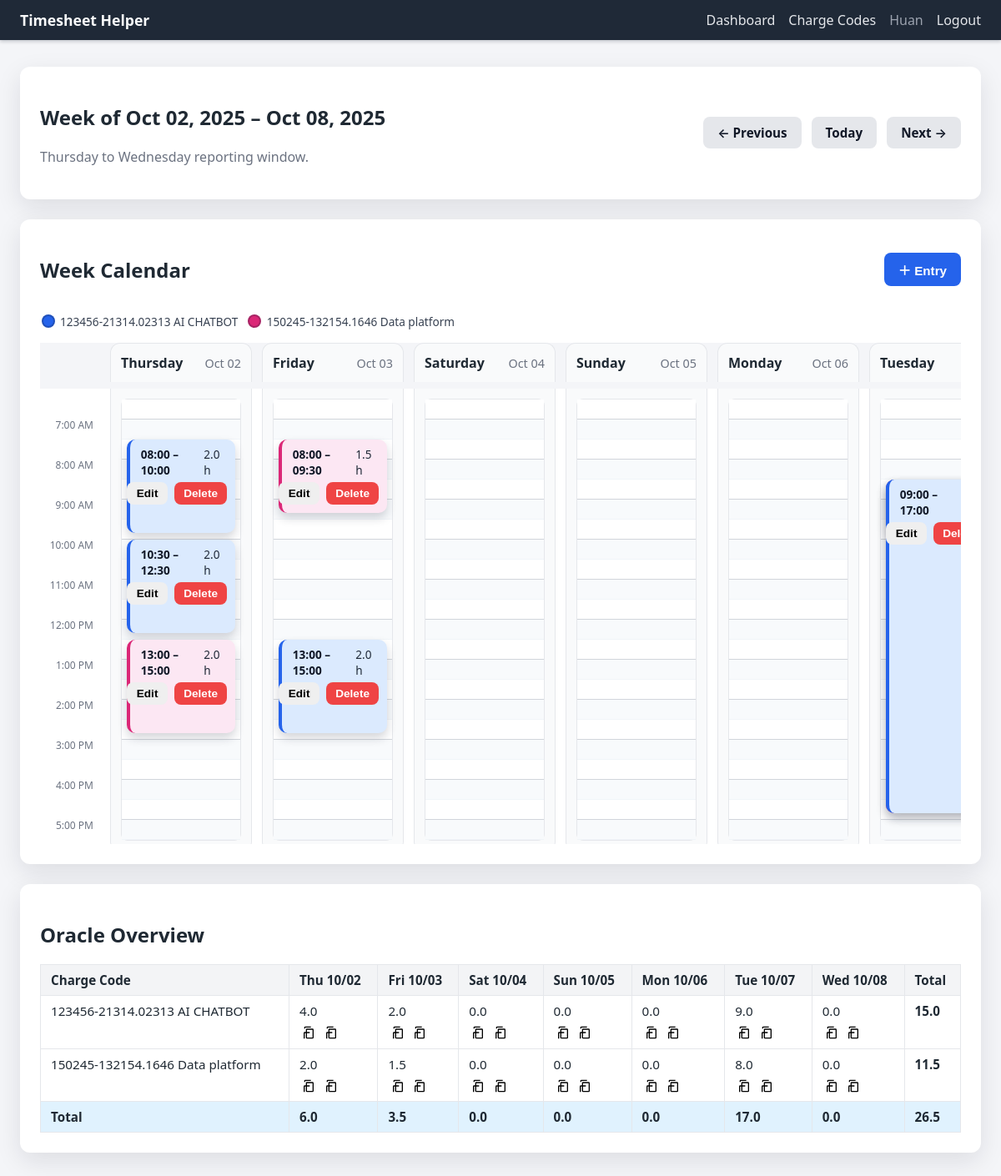
The app's page /dashboard (signed in) with its own data.
### tables this page shows
CREATE TABLE users (
                id INTEGER PRIMARY KEY AUTOINCREMENT,
                email TEXT UNIQUE NOT NULL,
                name TEXT NOT NULL,
                password_hash TEXT NOT NULL,
                created_at TEXT NOT NULL
            );

CREATE TABLE charge_codes (
                id INTEGER PRIMARY KEY AUTOINCREMENT,
                user_id INTEGER NOT NULL,
                project_number TEXT NOT NULL,
                task_number TEXT NOT NULL,
                description TEXT NOT NULL DEFAULT '', is_active INTEGER NOT NULL DEFAULT 1,
                UNIQUE(user_id, project_number, task_number),
                FOREIGN KEY(user_id) REFERENCES users(id) ON DELETE CASCADE
            );

CREATE TABLE time_entries (
                id INTEGER PRIMARY KEY AUTOINCREMENT,
                user_id INTEGER NOT NULL,
                charge_code_id INTEGER NOT NULL,
                entry_date TEXT NOT NULL,
                start_time TEXT NOT NULL,
                end_time TEXT NOT NULL,
                duration_minutes INTEGER NOT NULL,
                activity_text TEXT NOT NULL,
                created_at TEXT NOT NULL,
                updated_at TEXT NOT NULL,
                FOREIGN KEY(user_id) REFERENCES users(id) ON DELETE CASCADE,
                FOREIGN KEY(charge_code_id) REFERENCES charge_codes(id) ON DELETE CASCADE
            );

### app.py (the view)
    @app.route("/dashboard")
    def dashboard():
        if g.user is None:
            return redirect(url_for("login"))
        anchor = request.args.get("date")
        try:
            anchor_date = datetime.strptime(anchor, "%Y-%m-%d").date() if anchor else date.today()
        except ValueError:
            anchor_date = date.today()
        week_start, week_end = calculate_week_bounds(anchor_date)
        entries = fetch_time_entries(g.user["id"], week_start, week_end)
        raw_codes = list_charge_codes(g.user["id"])
        color_count = len(CHARGE_COLOR_CLASSES) or 1
        charge_color_map: Dict[int, str] = {}
        active_charge_codes = []
        for index, row in enumerate(raw_codes):
            color_class = CHARGE_COLOR_CLASSES[index % color_count]
            charge_color_map[row["id"]] = color_class
            if row["is_active"]:
                active_charge_codes.append(
                    {
                        "id": row["id"],
                        "project_number": row["project_number"],
                        "task_number": row["task_number"],
                        "description": row["description"],
                        "color_class": color_class,
                    }
                )
        display_start_minutes = 7 * 60
        display_end_minutes = 18 * 60
        slot_minutes = DEFAULT_CALENDAR_SLOT_MINUTES
        grouped = group_entries_for_calendar(
            entries,
            charge_color_map,
            window_start=display_start_minutes,
            window_end=display_end_minutes,
        )
        overview = build_week_overview(entries, week_start, week_end)
        week_days = [week_start + timedelta(days=i) for i in range(7)]
        prev_week = week_start - timedelta(days=7)
        next_week = week_start + timedelta(days=7)
        today = date.today()
        time_slots = list(range(display_start_minutes, display_end_minutes, slot_minutes))
        slot_count = len(time_slots)
        return render_template(
            "dashboard.html",
            user=g.user,
            week_start=week_start,
            week_end=week_end,
            calendar_entries=grouped,
            overview=overview,
            charge_codes=active_charge_codes,
            week_days=week_days,
            anchor_date=anchor_date,
            prev_week=prev_week,
            next_week=next_week,
            today=today,
            time_slots=time_slots,
            calendar_slot_minutes=slot_minutes,
            slot_count=slot_count,
            slot_height=DEFAULT_CALENDAR_SLOT_HEIGHT,
            display_start_minutes=display_start_minutes,
        )

### app.py (called while the page is built)
def minutes_to_label(total_minutes: int) -> str:
    minutes = int(total_minutes)
    hours, mins = divmod(minutes, 60)
    return f"{hours:02d}:{mins:02d}"

def minutes_to_ampm(total_minutes: int) -> str:
    minutes = int(total_minutes)
    hours, mins = divmod(minutes, 60)
    suffix = "AM" if hours < 12 else "PM"
    hour12 = hours % 12 or 12
    return f"{hour12}:{mins:02d} {suffix}"

def create_app() -> Flask:
    app = Flask(__name__)
    app.config.update(
        SECRET_KEY="change-me",
        DATABASE=str(DATABASE_PATH),
    )
    app.jinja_env.filters["minutes_to_label"] = minutes_to_label
    app.jinja_env.filters["minutes_to_ampm"] = minutes_to_ampm
    Path(app.config["DATABASE"]).parent.mkdir(parents=True, exist_ok=True)
    @app.before_request
    def load_logged_in_user() -> None:
        g.db = get_db()
        user_id = session.get("user_id")
        if user_id is None:
            g.user = None
        else:
            g.user = get_user_by_id(user_id)
    @app.teardown_appcontext
    def close_db(exception: Optional[BaseException]) -> None:  # pragma: no cover - teardown
        db = g.pop("db", None)
        if db is not None:
            db.close()
    register_routes(app)
    with app.app_context():
        init_db()
    return app

def get_db() -> sqlite3.Connection:
    if "db" not in g:
        conn = sqlite3.connect(current_app.config["DATABASE"])
        conn.row_factory = sqlite3.Row
        g.db = conn
    return g.db

def get_user_by_id(user_id: int) -> Optional[sqlite3.Row]:
    return g.db.execute("SELECT * FROM users WHERE id = ?", (user_id,)).fetchone()

def list_charge_codes(user_id: int):
    rows = g.db.execute(
        """
        SELECT id, project_number, task_number, description, is_active
        FROM charge_codes
        WHERE user_id = ?
        ORDER BY project_number, task_number
        """,
        (user_id,),
    ).fetchall()
    return rows

def parse_time_str(value: str) -> time:
    return datetime.strptime(value, "%H:%M").time()

def time_to_minutes(value: str) -> int:
    parsed = parse_time_str(value)
    return parsed.hour * 60 + parsed.minute

def calculate_week_bounds(anchor: date) -> Tuple[date, date]:
    days_back = (anchor.weekday() - 3) % 7
    start = anchor - timedelta(days=days_back)
    end = start + timedelta(days=6)
    return start, end

### templates/dashboard.html (shortened to what this page needs)
{% extends "base.html" %}
{% block content %}
<section class="card">
    <header class="card-header">
        <div>
            <h1>Week of {{ week_start.strftime('%b %d, %Y') }} – {{ week_end.strftime('%b %d, %Y') }}</h1>
            <p class="muted">Thursday to Wednesday reporting window.</p>
        </div>
        <div class="week-nav">
            <a class="btn secondary" href="{{ url_for('dashboard', date=prev_week.isoformat()) }}">&larr; Previous</a>
            <a class="btn secondary" href="{{ url_for('dashboard', date=today.isoformat()) }}">Today</a>
            <a class="btn secondary" href="{{ url_for('dashboard', date=next_week.isoformat()) }}">Next &rarr;</a>
        </div>
    </header>
</section>
<section class="card calendar-card">
    <header class="calendar-header">
        <h2>Week Calendar</h2>
        <button type="button"
                class="btn primary"
                id="add-entry-button"
                {% if not charge_codes %}disabled{% endif %}>
            ＋ Entry
        </button>
    </header>
    {% if charge_codes %}
        <div class="calendar-scroll">
            <div class="charge-legend">
                {% for code in charge_codes %}
                <span class="legend-item">
                    <span class="legend-swatch {{ code.color_class }}"></span>
                    <span class="legend-label">{{ code.project_number }}-{{ code.task_number }} {{ code.description }}</span>
                </span>
                {% endfor %}
            </div>
            <div class="calendar-headings">
                <div class="spacer"></div>
                {% for day in week_days %}
                <div class="calendar-day-heading">
                    <span class="day-name">{{ day.strftime('%A') }}</span>
                    <span class="day-date">{{ day.strftime('%b %d') }}</span>
                </div>
                {% endfor %}
            </div>
            <div class="calendar-grid" data-interval="{{ calendar_slot_minutes }}" style="--slot-height: {{ slot_height }}px;">
                <div class="time-labels" style="grid-template-rows: repeat({{ slot_count }}, var(--slot-height));">
                    {% for minute in time_slots %}
                    <div class="time-label">
                        {% if minute % 60 == 0 %}
                        {{ minute|minutes_to_ampm }}
                        {% endif %}
                    </div>
                    {% endfor %}
                </div>
                {% for day in week_days %}
                {% set day_key = day.isoformat() %}
                <div class="calendar-day" data-date="{{ day_key }}">
                    <div class="calendar-body" style="--slot-count: {{ slot_count }};">
                        <div class="slot-column" style="grid-template-rows: repeat({{ slot_count }}, var(--slot-height));">
                            {% for minute in time_slots %}
                            <div class="time-slot {% if minute % 60 == 0 %}hour{% endif %}"
                                 data-date="{{ day_key }}"
                                 data-minute="{{ minute }}"
                                 data-time-label="{{ minute|minutes_to_label }}">
                            </div>
                            {% endfor %}
                        </div>
                        <div class="entries-layer">
                            {% for entry in calendar_entries.get(day_key, []) %}
                            <article class="entry-block {{ entry.color_class }}"
                                     style="top: calc(var(--slot-height) * {{ (entry.relative_start_minutes / calendar_slot_minutes)|round(4) }}); height: calc(var(--slot-height) * {{ (entry.relative_duration_minutes / calendar_slot_minutes)|round(4) }});"
                                     title="{{ entry.start_time }} - {{ entry.end_time }} · {{ entry.charge_code_label }} · {{ entry.activity_text }}">
                                <header>
                                    <span class="time-range">{{ entry.start_time }} – {{ entry.end_time }}</span>
                                    <span class="hours">{{ (entry.duration_minutes / 60)|round(2) }} h</span>
                                </header>
                                <footer class="entry-actions">
                                    <button type="button"
                                            class="btn small edit-entry"
                                            data-entry-id="{{ entry.id }}"
                                            data-entry-date="{{ entry.entry_date }}"
                                            data-start-time="{{ entry.start_time }}"
                                            data-end-time="{{ entry.end_time }}"
                                            data-charge-code-id="{{ entry.charge_code_id }}"
                                            data-activity-text="{{ entry.activity_text }}">
                                        Edit
                                    </button>
                                    <form method="post"
                                          action="{{ url_for('delete_entry', entry_id=entry.id) }}">
                                        <button type="submit" class="btn small danger">Delete</button>
                                    </form>
                                </footer>
                            </article>
                            {% endfor %}
                        </div>
                    </div>
                </div>
                {% endfor %}
            </div>
        </div>
    {% else %}
    <p class="muted">
        Add a charge code before logging time.
        <a href="{{ url_for('charge_codes') }}">Manage charge codes</a>.
    </p>
    {% endif %}
</section>
<section class="card overview-card">
    <h2>Oracle Overview</h2>
    {% if overview.rows %}
    <div class="table-container">
        <table class="data-table">
            <thead>
                <tr>
                    <th>Charge Code</th>
                    {% for day in week_days %}
                    <th>{{ day.strftime('%a %m/%d') }}</th>
                    {% endfor %}
                    <th>Total</th>
                </tr>
            </thead>
            <tbody>
                {% for row in overview.rows %}
                <tr>
                    <td class="charge-label">{{ row.label }}</td>
                    {% for day in week_days %}
                    {% set day_key = day.isoformat() %}
                    {% set cell = row.cells[day_key] %}
                    <td>
                        <div class="hours">{{ cell.hours }}</div>
                        <div class="cell-actions">
                            <button type="button"
                                    class="icon-btn comment-toggle"
                                    title="View activity details"
                                    data-comments='{{ cell.comments | tojson | e }}'
                                    data-day-label="{{ day.strftime('%a %m/%d') }}"
                                    data-charge-label="{{ row.label }}">
                                <img src="{{ url_for('static', filename='icons/view.svg') }}" alt="View" class="icon-img">
                            </button>
                            <button type="button"
                                    class="icon-btn copy-cell"
                                    title="Copy activity"
                                    data-copy-comments='{{ cell.comments | tojson | e }}'>
                                <img src="{{ url_for('static', filename='icons/copy.svg') }}" alt="Copy" class="icon-img">
                            </button>
                        </div>
                    </td>
                    {% endfor %}
                    <td class="total">{{ row.total }}</td>
                </tr>
                {% endfor %}
            </tbody>
            <tfoot>
                <tr>
                    <th>Total</th>
                    {% for day in week_days %}
                    <th>{{ overview.day_totals[day.isoformat()] }}</th>
                    {% endfor %}
                    <th>{{ overview.week_total }}</th>
                </tr>
            </tfoot>
        </table>
    </div>
    {% else %}
    <p class="muted">No time entries this week yet.</p>
    {% endif %}
</section>
{% endblock %}

### templates/base.html (shortened to what this page needs)
<!doctype html>
<html lang="en">
<head>
    <link rel="stylesheet" href="{{ url_for('static', filename='style.css') }}">
</head>
<body>
<header class="app-header">
    <nav class="nav-bar">
        <div class="brand">
            <a href="{{ url_for('dashboard') }}">Timesheet Helper</a>
        </div>
        <div class="nav-links">
            {% if g.user %}
            <a href="{{ url_for('dashboard') }}">Dashboard</a>
            <a href="{{ url_for('charge_codes') }}">Charge Codes</a>
            <span class="user-name">{{ g.user['name'] }}</span>
            <a href="{{ url_for('logout') }}">Logout</a>
            {% else %}
            <a href="{{ url_for('login') }}">Login</a>
            <a href="{{ url_for('register') }}">Register</a>
            {% endif %}
        </div>
    </nav>
</header>
<main class="app-container">
    {% block content %}{% endblock %}
</main>
</body>
</html>

### records on screen
users: user.name "Huan"
charge_codes: project_number "123456", task_number "21314.02313", description "AI CHATBOT"
charge_codes: project_number "150245", task_number "132154.1646", description "Data platform"
time_entries: start_time "08:00", end_time "10:00", (entry.duration_minutes/60)|round(2) "2.0"
time_entries: start_time "10:30", end_time "12:30", (entry.duration_minutes/60)|round(2) "2.0"
time_entries: start_time "13:00", end_time "15:00", (entry.duration_minutes/60)|round(2) "2.0"
time_entries: start_time "08:00", end_time "09:30", (entry.duration_minutes/60)|round(2) "1.5"
time_entries: start_time "13:00", end_time "15:00", (entry.duration_minutes/60)|round(2) "2.0"
time_entries: start_time "09:00", end_time "17:00"

### other values on screen
{{ week_start.strftime('%b %d, %Y') }} "Oct 02, 2025"
{{ week_end.strftime('%b %d, %Y') }} "Oct 08, 2025"
{{ day.strftime('%A') }} "Thursday" "Friday" "Saturday" "Sunday" "Monday" "Tuesday"
{{ day.strftime('%b %d') }} "Oct 02" "Oct 03" "Oct 04" "Oct 05" "Oct 06"
{{ minute|minutes_to_ampm }} "7:00 AM" "8:00 AM" "9:00 AM" "10:00 AM" "11:00 AM" "12:00 PM" "1:00 PM" "2:00 PM" "3:00 PM" "4:00 PM" "5:00 PM"
{{ day.strftime('%a %m/%d') }} "Thu 10/02" "Fri 10/03" "Sat 10/04" "Sun 10/05" "Mon 10/06" "Tue 10/07" "Wed 10/08"
{{ row.label }} "123456-21314.02313 AI CHATBOT" "150245-132154.1646 Data platform"
{{ cell.hours }} "4.0" "2.0" "0.0" "0.0" "0.0" "9.0" "0.0" "2.0" "1.5" "0.0" "0.0" "0.0" "8.0" "0.0"
{{ row.total }} "15.0" "11.5"
{{ overview.day_totals[day.isoformat()] }} "6.0" "3.5" "0.0" "0.0" "0.0" "17.0" "0.0"
{{ overview.week_total }} "26.5"
